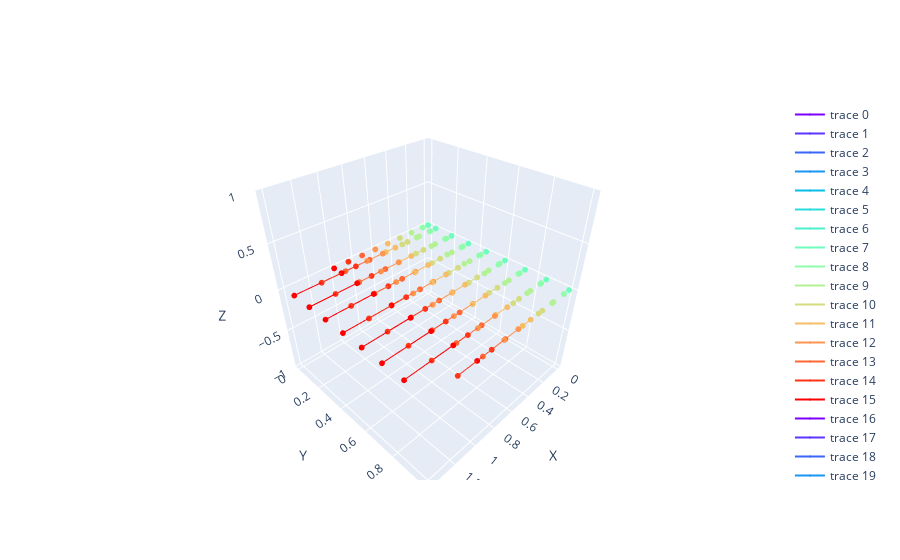

This figure's notebook cell:
### Code cell
import numpy as np
import pandas as pd
import plotly.graph_objects as go
from matplotlib import cm

def parse_csv_for_xy(path):
    # Read CSV assuming pairs of x, y coordinates (x1, y1, x2, y2, ...)
    data = pd.read_csv(path, header=None)
    
    # Convert all values to numeric, forcing errors to NaN (which makes them easier to handle)
    data = data.apply(pd.to_numeric, errors='coerce')

    # Flatten the data into x and y arrays
    x_vals = data.iloc[:, 0::2].values.flatten()  # Extract x values (every other column starting from 0)
    y_vals = data.iloc[:, 1::2].values.flatten()  # Extract y values (every other column starting from 1)

    return x_vals, y_vals

def get_original_points(s=16):
    x = []
    y = []
    for j in range(s):
        for i in range(s):
            x.append((i / (s - 1)) * 2 - 1)
            y.append((j / (s - 1)) * 2 - 1)
    x = np.array(x)
    y = np.array(y)
    x = np.clip(x, 0, 1)
    y = np.clip(y, 0, 1)
    return x, y

def visualize_displacement_with_arrows(path, output_path="./displacement_vector_field.png", s=16):
    # Parse CSV to get x, y values after deformation
    x_vals_deformed, y_vals_deformed = parse_csv_for_xy(path)
    
    # Get original points in the elastic material
    x_original, y_original = get_original_points(s)
    
    # Ensure lengths match between original and deformed points
    assert len(x_original) == len(x_vals_deformed), "Original and deformed points must have the same length."
    assert len(y_original) == len(y_vals_deformed), "Original and deformed points must have the same length."

    # Number of unique colors needed, based on columns
    num_colors = s
    colors = cm.rainbow(np.linspace(0, 1, num_colors))  # Use a colormap to generate unique colors

    # Create a figure for plotting
    fig = go.Figure()

    # Add a vector field plot to represent displacement, color-coded by column
    for idx, (x0, y0, x1, y1) in enumerate(zip(x_original, y_original, x_vals_deformed, y_vals_deformed)):
        col_index = idx % s  # Determine the column index (0 to s-1)
        color = 'rgb({}, {}, {})'.format(*[int(255 * c) for c in colors[col_index][:3]])  # Convert color to RGB
        
        # Add an arrow from the original point to the deformed point
        fig.add_trace(go.Scatter3d(
            x=[x0, x1],  # Line starts at original point and ends at deformed point
            y=[y0, y1],
            z=[0, 0],  # Assuming displacement in 2D plane, set Z to 0
            mode='lines+markers',
            marker=dict(size=2, color=color),
            line=dict(color=color, width=2)
        ))
    
    # Add layout adjustments
    fig.update_layout(scene=dict(
        xaxis_title='X',
        yaxis_title='Y',
        zaxis_title='Z',
        aspectmode='cube'
    ))

    # Show the plot and save to file
    fig.show()
    fig.write_image(output_path)
    print(f"Figure saved as {output_path}")

# Example usage
visualize_displacement_with_arrows(csv_dir + shape_csv, output_path=csv_dir + "displacement_vector_field.png")
